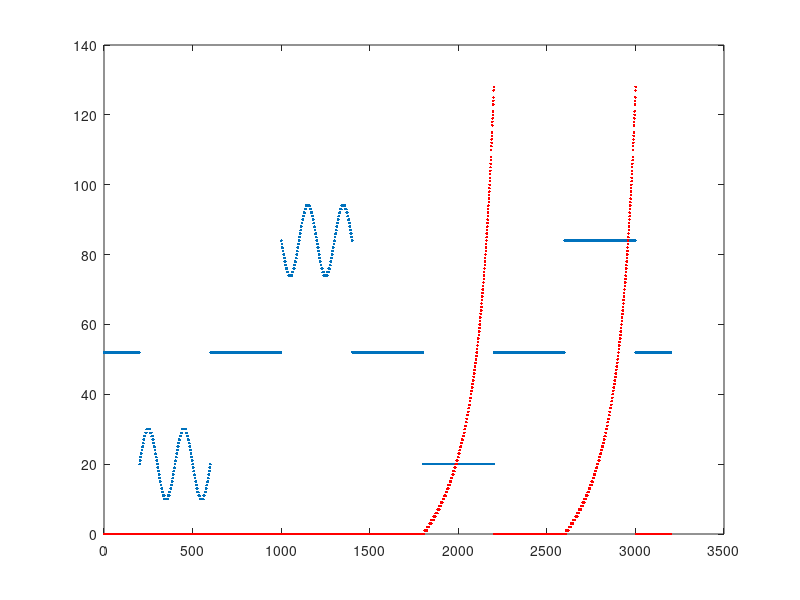

Here is the MATLAB script that generated this plot:
% makeFunctionExpandingOscillatingStripe4.m
% 11/14/2012 modified from
% % makeFunctionExpandingStripe4.m and makeFunctionStripeBlobGrating3.m
% 11/14/2012, modified from
% makeFunctionSpinningStripe4.m
% 10/16/2012, modified from
% makeFunctionStripeBlobGratinggs4.m
% PTW 8/29/2012 hack for gs=4, modified from
% makeFunctionStripeBlobGratinggs3.m

UPDATE_RATE_FPS = 100;
OSC_DURATION_SEC = 4;
BLANK_DURATION_SEC = 4;
OSC_FREQ_HZ = .5;

step_size = 1/UPDATE_RATE_FPS;
tBlank = 0:step_size:BLANK_DURATION_SEC/2-step_size;
tOsc = 0:step_size:OSC_DURATION_SEC;
%% make oscillating stripe functions
OSC_AMP_FRAMES = 10; % 20 frames (pixels) = 45 degrees

CENTER_POS_OFFSET = 104; % center position is x=1 (or x=105)
MAX_POS = 104; % maximum pattern position
RIGHT_OSC_OFFSET = 20; % right position is x=21
LEFT_OSC_OFFSET = 84; % 85
BLANK_POS_OFFSET = 52; % 53

funcBlank = 0*tBlank+BLANK_POS_OFFSET;

funcRightOsc = round(OSC_AMP_FRAMES*sin(2*pi*OSC_FREQ_HZ*tOsc) + RIGHT_OSC_OFFSET);
funcLeftOsc = round(-OSC_AMP_FRAMES*sin(2*pi*OSC_FREQ_HZ*tOsc) + LEFT_OSC_OFFSET);

funcOscx = [funcBlank, funcRightOsc, funcBlank(1:end-1), funcBlank, funcLeftOsc, funcBlank(1:end-1)];
funcOscx = mod(funcOscx, MAX_POS);
funcOscy = funcOscx*0;

%% make expanding stripe functions

EXPANSION_DURATION_SEC = 4;
tExpand = 0:step_size:EXPANSION_DURATION_SEC;

MAX_POS_X = 104; % maximum pattern position
MAX_POS_Y = 129;

%Patter position starts at x=1, y=1, so all of these are intentionally one
%value less than that desired...
CENTER_POS_OFFSET_X = 104; % center position is x=1 (or x=105)
RIGHT_OFFSET_X = 20; % right position is x=21
LEFT_OFFSET_X = 84; % 85
BLANK_POS_OFFSET_X = 52; % 53

%BLANK_POS_OFFSET_Y = 129; % blank position is y=1 (or y=91)
BLANK_POS_OFFSET_Y = 0; % blank position is y=1 (or y=91)

SPEED_M_PER_SEC = .5;

THETA_START_DEG = 9;
THETA_END_DEG = 45;

thetaStartRad = THETA_START_DEG*(pi/180); %starts 9 degrees half angle
thetaEndRad = THETA_END_DEG*(pi/180); %ends 45 degrees half angle

width = EXPANSION_DURATION_SEC*SPEED_M_PER_SEC/(1/tan(thetaStartRad)-1/tan(thetaEndRad));
distanceStart = width/tan(thetaStartRad);
thetaDeg = (180/pi)*atan(width./(distanceStart - SPEED_M_PER_SEC*tExpand));

funcExpandy = round((thetaDeg-THETA_START_DEG)*(128/(THETA_END_DEG-THETA_START_DEG)));
funcExpandy = mod(funcExpandy, MAX_POS_Y);

funcBlankx = mod(0*tBlank+BLANK_POS_OFFSET_X,MAX_POS_X);
funcBlanky = mod(0*tBlank+BLANK_POS_OFFSET_Y,MAX_POS_Y);

funcRightExpandx = tExpand*0 + RIGHT_OFFSET_X;
funcLeftExpandx = tExpand*0 + LEFT_OFFSET_X;

funcRightExpandx = mod(funcRightExpandx, MAX_POS_X);
funcLeftExpandx = mod(funcLeftExpandx, MAX_POS_X);

funcExpandx = [funcBlankx, funcRightExpandx, funcBlankx(1:end-1), funcBlankx, funcLeftExpandx, funcBlankx(1:end-1)];
funcExpandy = [funcBlanky, funcExpandy, funcBlanky(1:end-1), funcBlanky, funcExpandy, funcBlanky(1:end-1)];

%% save file

funcx = [funcOscx, funcExpandx];
funcy = [funcOscy, funcExpandy];

thisFullFileName =  mfilename('fullpath');
[thisDirectoryName,thisFileName,thisFileExtension] = fileparts(thisFullFileName);
%thisDirectoryName = 'C:\Users\nebulosa\Documents\panels\Matlab Codes\functions\Peter';
fullOutFileNameX = [thisDirectoryName '\position_function_expanding_oscillating_stripe_xgs4.mat'];
fullOutFileNameY = [thisDirectoryName '\position_function_expanding_oscillating_stripe_ygs4.mat'];
func = funcx;
save(fullOutFileNameX, 'func');
func = funcy;
save(fullOutFileNameY, 'func');

%% plot to check
figure
plot(funcx,'.')
hold on
plot(funcy,'.r')